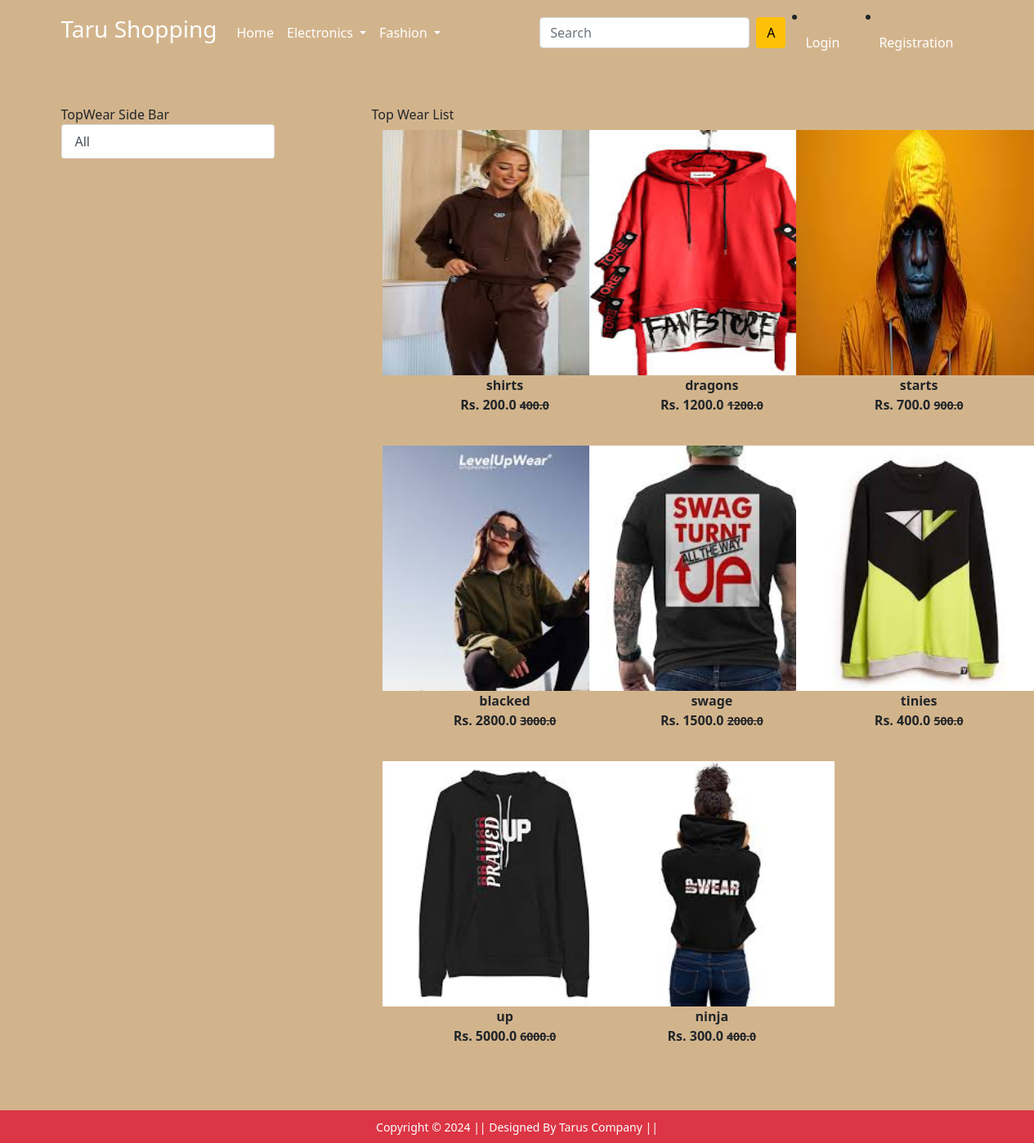
Screenshot of /topwear/ with the database file from the repository.
### app/models.py (models this page shows, shortened)
class Product(models.Model):
    title = models.CharField(max_length=30)
    selling_price = models.FloatField()
    discount_price = models.FloatField()
    description = models.TextField()
    brand = models.CharField(max_length=40)
    category = models.CharField(choices=CATEGORY_CHOICES, max_length=10)
    product_image = models.ImageField(upload_to='productimg')

### app/views.py (the view)
# urls.py: path('topwear/', views.topwear, name='topwear'),
def topwear(request):
    tw = Product.objects.filter(category='TW')
    return render(request, 'app/topwear.html', {'tw':tw})

### app/templates/app/topwear.html (shortened to what this page needs)
{% extends 'app/base.html' %}
{% load static %}
{% block main-content %}
<div class="container my-5">
 <div class="row">
  <div class="col-sm-3">
   TopWear Side Bar
   <div class="list-group">
    <a href="{% url 'topwear' %}" class="list-group-item list-group-item-action" aria-current='true'>All </a>
   </div>
  </div>
  <div class="col-sm-8 offset-sm-1">
   Top Wear List
   <div class="row">
    {% for product in tw %}
        <div class="col-sm-4 text-center mb-4">
        <a href="{% url "product-detail" product.id %}" class='btn'>
            <div class="item">
                <img src="{{product.product_image.url}}" height='300px'width="300px" alt="">
                <div class="fw-bold"> {{product.title}}</div>
                <div class="fw-bold">Rs. {{product.discount_price}}
                    <small class='fw-ligth text-decoration-line-through'>
                        {{product.selling_price}}
                    </small>
                </div>
            </div>
        </a>
        </div>
    {% endfor %}
   </div>
  </div>
 </div>
</div>
{% endblock main-content %}

### app/static/app/css/style.css (style rules this page uses)
body { background-color: tan; }

### rows the page displays
Product: product_image (picture), title "shirts", discount_price "200.0", selling_price "400.0"
Product: product_image (picture), title "dragons", discount_price "1200.0", selling_price "1200.0"
Product: product_image (picture), title "starts", discount_price "700.0", selling_price "900.0"
Product: product_image (picture), title "blacked", discount_price "2800.0", selling_price "3000.0"
Product: product_image (picture), title "swage", discount_price "1500.0", selling_price "2000.0"
Product: product_image (picture), title "tinies", discount_price "400.0", selling_price "500.0"
Product: product_image (picture), title "up", discount_price "5000.0", selling_price "6000.0"
Product: product_image (picture), title "ninja", discount_price "300.0", selling_price "400.0"

### other values shown
{{ request.user| make_list|first|capfirst }} "A"
